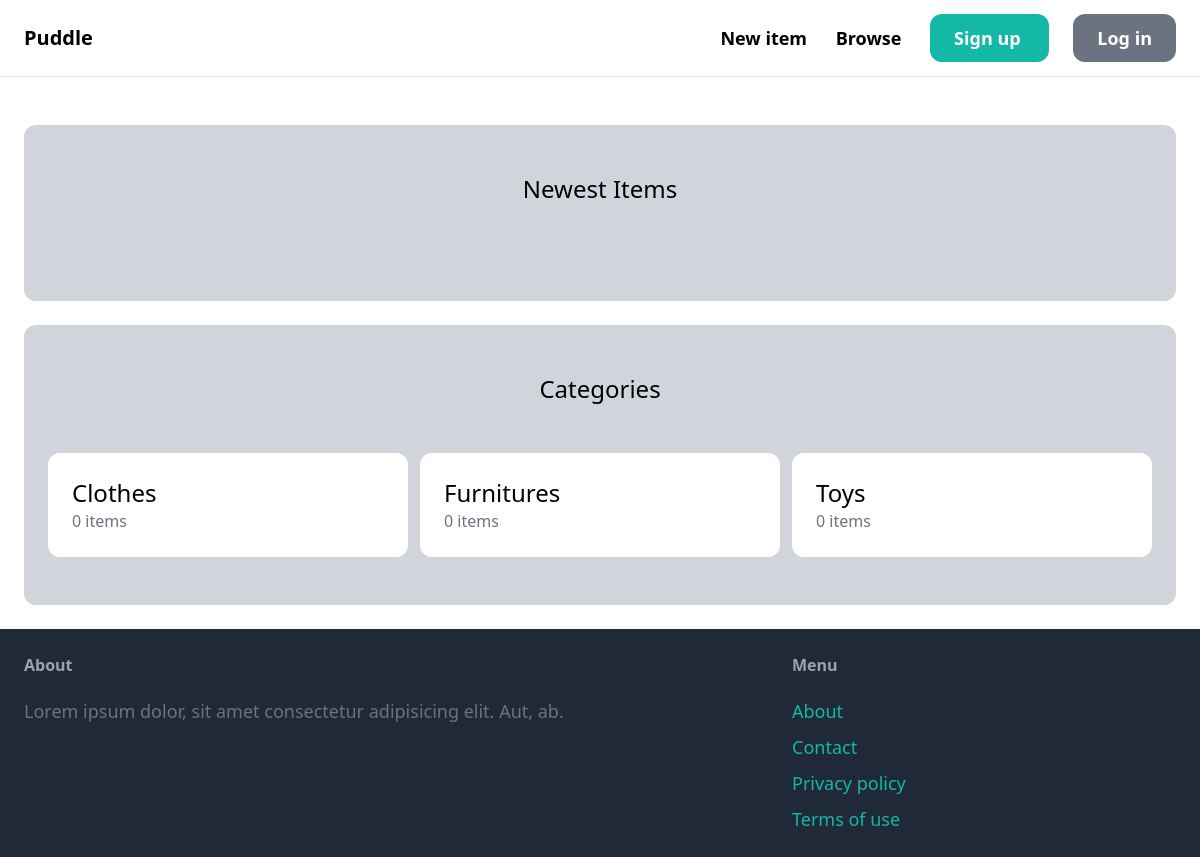
/, run on an earlier commit of the app's database.
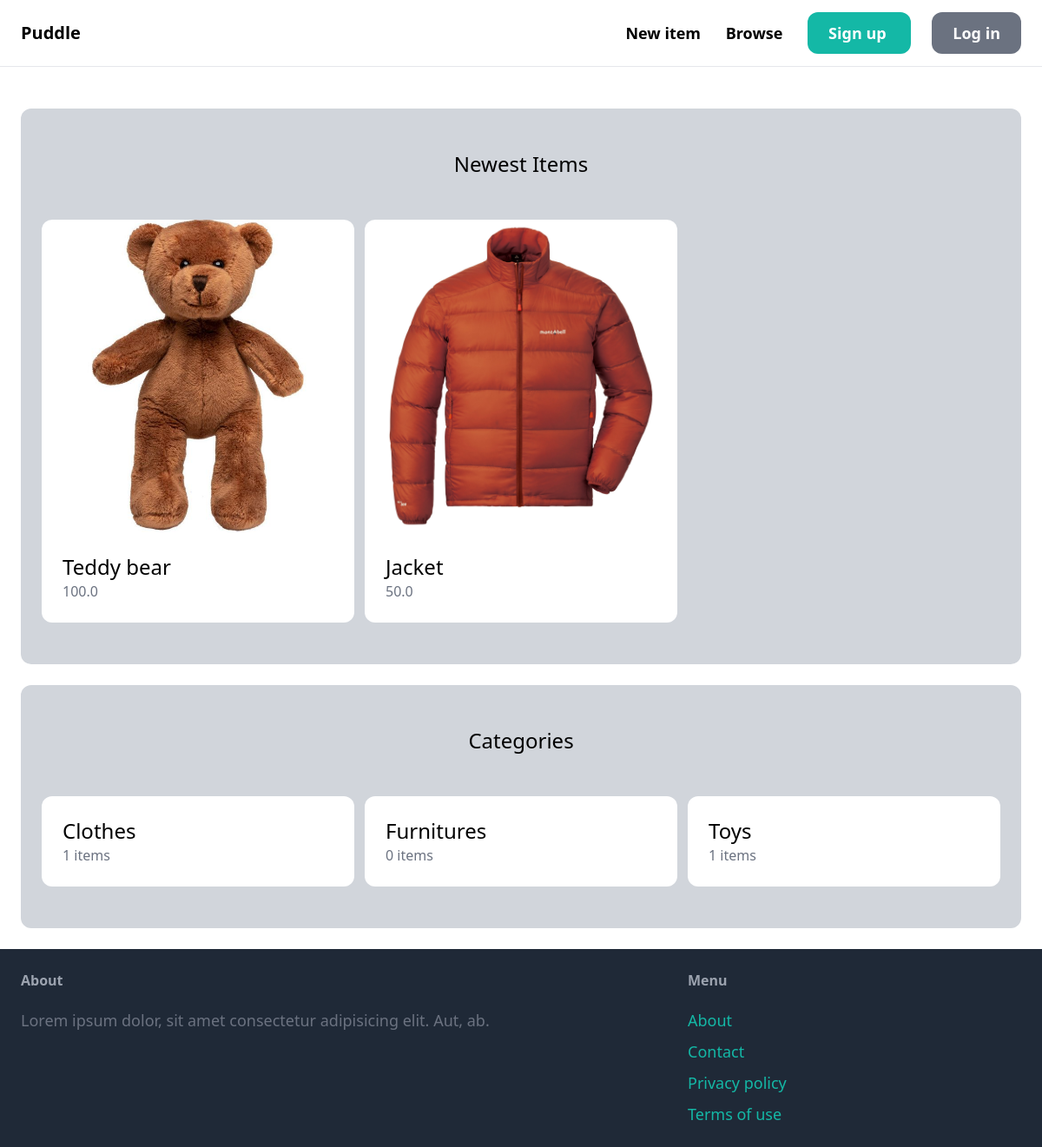
And on a later commit of the database.
### item/models.py (models this page shows, shortened)
class Category(models.Model):
    name = models.CharField(max_length=255)
    class Meta:
        ordering = ('name',)
        verbose_name_plural = 'Categories'

class Item(models.Model):
    category = models.ForeignKey(Category, related_name='items', on_delete=models.CASCADE)
    name = models.CharField(max_length=255)
    description = models.TextField(blank=True, null=True)
    price = models.FloatField()
    image = models.ImageField(upload_to='item_images', blank=True, null=True)
    is_sold = models.BooleanField(default=False)
    created_by = models.ForeignKey(User, related_name='items', on_delete=models.CASCADE)
    created_at = models.DateTimeField(auto_now_add=True)

### core/views.py (the view)
# urls.py: path('', views.index, name='index'),
def index(request):
    items = Item.objects.filter(is_sold=False)[0:6]
    categories = Category.objects.all()
    context = {
        'categories': categories,
        'items': items,
    }
    return render(request, 'core/index.html', context)

### core/templates/core/index.html (shortened to what this page needs)
{% extends 'core/base.html' %}
{% block content %}
<div class="mt-6 px-6 py-12 bg-gray-300 rounded-xl">
    <h2 class="mb-12 text-2xl text-center">
        Newest Items
    </h2>
    <div class="grid grid-cols-3 gap-3">
        {% for item in items %}
        <div>
            <a href="{% url 'item:detail' item.id %}">
                <div>
                    <img src="{{ item.image.url }}" alt="" class="rounded-t-xl">
                </div>
                <div class="p-6 bg-white rounded-b-xl">
                    <h2 class="text-2xl">{{ item.name }}</h2>
                    <p class="text-gray-500">{{ item.price }}</p>
                </div>
            </a>
        </div>
        {% endfor %}
    </div>
</div>
<div class="mt-6 px-6 py-12 bg-gray-300 rounded-xl">
    <h2 class="mb-12 text-2xl text-center">
        Categories
    </h2>
    <div class="grid grid-cols-3 gap-3">
        {% for category in categories %}
        <div>
            <a href="#">
                <div class="p-6 bg-white rounded-xl">
                    <h2 class="text-2xl">{{ category.name }}</h2>
                    <p class="text-gray-500">{{ category.items.count }} items</p>
                </div>
            </a>
        </div>
        {% endfor %}
    </div>
</div>
{% endblock %}

What changed in the data, as far as the page shows it:
added Item: image (picture), name "Teddy bear", price "100.0"
added Item: image (picture), name "Jacket", price "50.0"
computed for Category "Clothes": items.count "0" → "1"
computed for Category "Toys": items.count "0" → "1"
